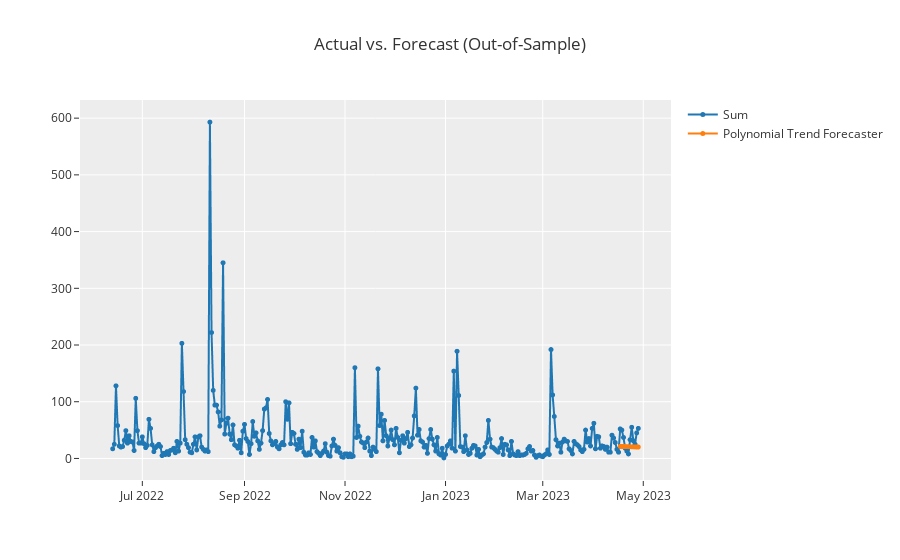
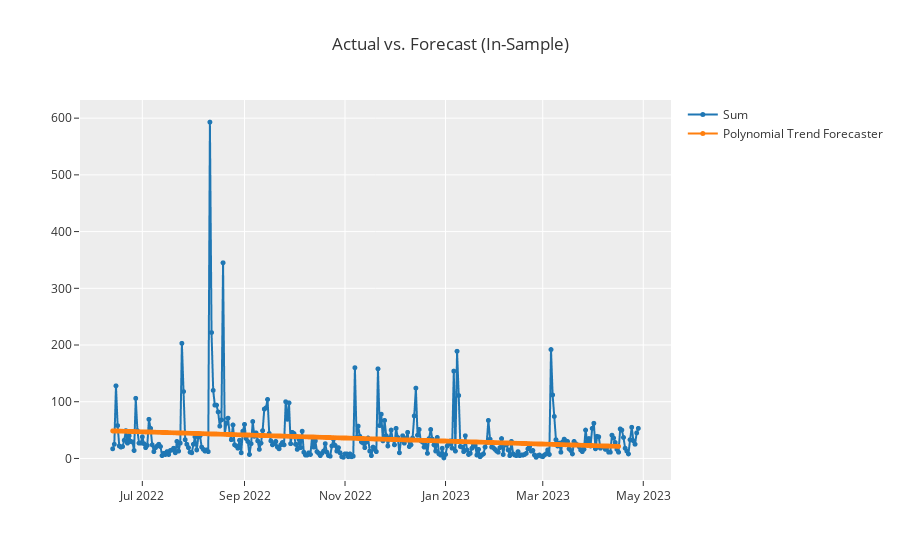

Notebook source saved alongside these figures, in order:
### Markdown cell above
**Mô hình Polynomial Trend Forecaster có chỉ số R2 thấp nhất, tuy nhiên vẫn âm. Mô hình tốt nhất sẽ được sử dụng để dự báo**

### Code cell
plot_model(best, plot = 'forecast')
plot_model(best, plot = 'insample')

### Figure 1 — Plotly figure (JSON) as saved in the notebook; plotly's stock layout.template omitted (floating-point values rounded to 4 significant figures; data arrays with more than 128 entries replaced by an {"elided": "..."} marker saying what was removed)
{"data": [{"line": {"color": "rgb(31, 119, 180)", "width": 2}, "marker": {"color": "rgb(31, 119, 180)", "size": 5}, "mode": "lines+markers", "name": "Sum", "type": "scattergl", "x": {"elided": "320 str values"}, "xaxis": "x", "y": {"elided": "320 int values"}, "yaxis": "y"}, {"line": {"color": "rgb(255, 127, 14)", "width": 2}, "marker": {"color": "rgb(255, 127, 14)", "size": 5}, "mode": "lines+markers", "name": "Polynomial Trend Forecaster", "type": "scattergl", "x": {"elided": "320 str values"}, "xaxis": "x", "y": {"elided": "320 float values"}, "yaxis": "y"}], "layout": {"showlegend": true, "title": {"text": "Actual vs. Forecast (Out-of-Sample)"}, "xaxis": {"anchor": "y", "domain": [0, 1]}, "yaxis": {"anchor": "x", "domain": [0, 1]}}}

### Figure 2 — Plotly figure (JSON) as saved in the notebook; plotly's stock layout.template omitted (floating-point values rounded to 4 significant figures; data arrays with more than 128 entries replaced by an {"elided": "..."} marker saying what was removed)
{"data": [{"line": {"color": "rgb(31, 119, 180)", "width": 2}, "marker": {"color": "rgb(31, 119, 180)", "size": 5}, "mode": "lines+markers", "name": "Sum", "type": "scattergl", "x": {"elided": "320 str values"}, "xaxis": "x", "y": {"elided": "320 int values"}, "yaxis": "y"}, {"line": {"color": "rgb(255, 127, 14)", "width": 2}, "marker": {"color": "rgb(255, 127, 14)", "size": 5}, "mode": "lines+markers", "name": "Polynomial Trend Forecaster", "type": "scattergl", "x": {"elided": "320 str values"}, "xaxis": "x", "y": {"elided": "320 float values"}, "yaxis": "y"}], "layout": {"showlegend": true, "title": {"text": "Actual vs. Forecast (In-Sample)"}, "xaxis": {"anchor": "y", "domain": [0, 1]}, "yaxis": {"anchor": "x", "domain": [0, 1]}}}
